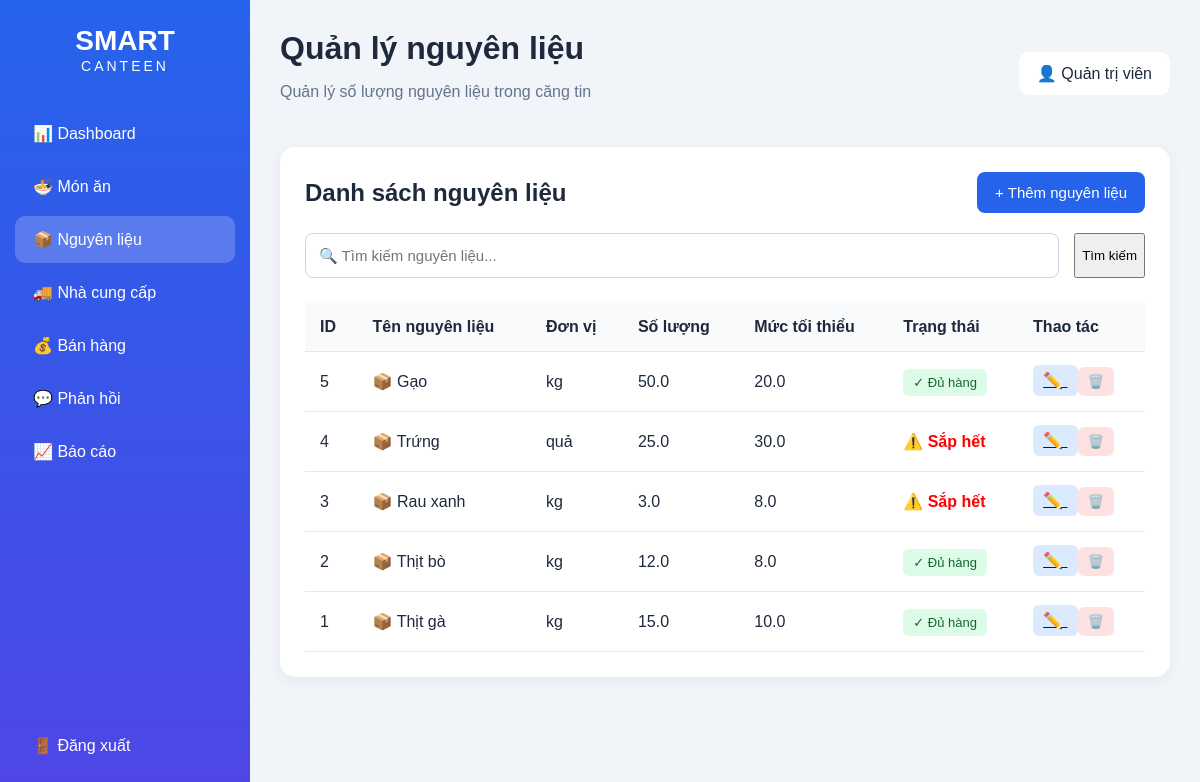
Page /ingredients (signed in) on the committed database.
### tables this page shows
CREATE TABLE ingredients (
            id INTEGER PRIMARY KEY AUTOINCREMENT,
            name TEXT NOT NULL,
            unit TEXT NOT NULL,
            quantity REAL DEFAULT 0,
            min_quantity REAL DEFAULT 0
        );

### app.py (the view)
@app.route("/ingredients")
@login_required
def ingredients():
    keyword = request.args.get("keyword", "").strip()
    conn = get_db()
    if keyword:
        ingredients = conn.execute("""
            SELECT * FROM ingredients
            WHERE name LIKE ? OR unit LIKE ?
            ORDER BY id DESC
        """, (f"%{keyword}%", f"%{keyword}%")).fetchall()
    else:
        ingredients = conn.execute("""
            SELECT * FROM ingredients
            ORDER BY id DESC
        """).fetchall()
    conn.close()
    return render_template(
        "ingredients.html",
        ingredients=ingredients,
        keyword=keyword,
        role=session.get("role")
    )

### app.py (called while the page is built)
def get_db():
    conn = sqlite3.connect(DATABASE)
    conn.row_factory = sqlite3.Row
    return conn

def login_required(f):
    @wraps(f)
    def decorated_function(*args, **kwargs):
        if "user_id" not in session:
            return redirect("/")
        return f(*args, **kwargs)
    return decorated_function

### templates/ingredients.html (shortened to what this page needs)
<!DOCTYPE html>
<html lang="vi">
<head>
    <link rel="stylesheet" href="/static/css/dashboard.css">
</head>
<body>
<div class="layout">
    <aside class="sidebar">
        <div class="logo">
            <h2>SMART</h2>
            <span>CANTEEN</span>
        </div>
        <nav>
            <a href="/dashboard">📊 Dashboard</a>
            <a href="/foods">🍜 Món ăn</a>
            <a href="/ingredients" class="active">📦 Nguyên liệu</a>
            <a href="/suppliers">🚚 Nhà cung cấp</a>
            <a href="/sales">💰 Bán hàng</a>
            <a href="/feedback">💬 Phản hồi</a>
            <a href="/reports">📈 Báo cáo</a>
        </nav>
        <div class="logout">
            <a href="/logout">🚪 Đăng xuất</a>
        </div>
    </aside>
    <main class="main">
        <header class="topbar">
            <div>
                <h1>Quản lý nguyên liệu</h1>
                <p>Quản lý số lượng nguyên liệu trong căng tin</p>
            </div>
            <div class="user">
                👤
                {% if role == "admin" %}
                    Quản trị viên
                {% else %}
                    Nhân viên
                {% endif %}
            </div>
        </header>
        <section class="panel">
            <div class="panel-header">
                <h2>Danh sách nguyên liệu</h2>
                {% if role == "admin" %}
                <button
                    class="add-btn"
                    onclick="document.getElementById('addIngredientForm').style.display='block'">
                    + Thêm nguyên liệu
                </button>
                {% endif %}
            </div>
            <form
                method="GET"
                action="/ingredients"
                class="search-box"
            >
                <input
                    type="text"
                    name="keyword"
                    placeholder="🔍 Tìm kiếm nguyên liệu..."
                    value="{{ keyword }}"
                >
                <button type="submit">
                    Tìm kiếm
                </button>
            </form>
            <table>
                <thead>
                    <tr>
                        <th>ID</th>
                        <th>Tên nguyên liệu</th>
                        <th>Đơn vị</th>
                        <th>Số lượng</th>
                        <th>Mức tối thiểu</th>
                        <th>Trạng thái</th>
                        <th>Thao tác</th>
                    </tr>
                </thead>
                <tbody>
                {% for ingredient in ingredients %}
                    <tr>
                        <td>
                            {{ ingredient["id"] }}
                        </td>
                        <td>
                            📦 {{ ingredient["name"] }}
                        </td>
                        <td>
                            {{ ingredient["unit"] }}
                        </td>
                        <td>
                            {{ ingredient["quantity"] }}
                        </td>
                        <td>
                            {{ ingredient["min_quantity"] }}
                        </td>
                        <td>
                            {% if ingredient["quantity"] <= ingredient["min_quantity"] %}
                                <span style="color:red;font-weight:bold;">
                                    ⚠️ Sắp hết
                                </span>
                            {% else %}
                                <span class="status-active">
                                    ✓ Đủ hàng
                                </span>
                            {% endif %}
                        </td>
                        <td>
                            {% if role == "admin" %}
                                <a
                                    href="/ingredients/edit/{{ ingredient['id'] }}"
                                    class="edit-btn"
                                >
                                    ✏️
                                </a>
                                <form
                                    method="POST"
                                    action="/ingredients/delete/{{ ingredient['id'] }}"
                                    style="display:inline;"
                                    onsubmit="return confirm('Bạn có chắc muốn xóa nguyên liệu này?');"
                                >
                                    <button
                                        type="submit"
                                        class="delete-btn"
                                    >
                                        🗑️
                                    </button>
                                </form>
                            {% else %}
                                <span>
                                    Chỉ xem
                                </span>
                            {% endif %}
                        </td>
                    </tr>
                {% endfor %}
                </tbody>
            </table>
        </section>
    </main>
</div>
</body>
</html>

### static/css/dashboard.css (style rules this page uses)
* { box-sizing: border-box; }
body { margin: 0; font-family: Arial, sans-serif; background: #f1f5f9; color: #1e293b; }
.layout { display: flex; min-height: 100vh; }
.sidebar { width: 250px; background: linear-gradient(180deg, #2563eb, #4f46e5); color: white; padding: 25px 15px; position: fixed; height: 100vh; }
.logo { text-align: center; margin-bottom: 35px; }
.logo h2 { margin: 0; font-size: 28px; }
.logo span { font-size: 14px; letter-spacing: 3px; }
.sidebar nav a, .logout a { display: block; color: white; text-decoration: none; padding: 14px 18px; margin: 6px 0; border-radius: 10px; font-size: 16px; }
.sidebar nav a:hover, .sidebar nav .active { background: rgba(255,255,255,0.2); }
.logout { position: absolute; bottom: 25px; left: 15px; right: 15px; }
.main { margin-left: 250px; padding: 30px; width: calc(100% - 250px); }
.topbar { display: flex; justify-content: space-between; align-items: center; margin-bottom: 30px; }
.topbar h1 { margin: 0; font-size: 32px; }
.topbar p { color: #64748b; }
.user { background: white; padding: 12px 18px; border-radius: 10px; }
.panel { background: white; padding: 25px; border-radius: 15px; box-shadow: 0 3px 15px rgba(0,0,0,0.06); }
.panel-header { display: flex; justify-content: space-between; align-items: center; margin-bottom: 20px; }
.panel-header h2 { margin: 0; }
table { width: 100%; border-collapse: collapse; }
th, td { text-align: left; padding: 15px; border-bottom: 1px solid #e2e8f0; }
th { background: #f8fafc; }
.search-box { display: flex; gap: 15px; margin-bottom: 25px; }
.search-box input { flex: 1; padding: 13px; border: 1px solid #cbd5e1; border-radius: 8px; font-size: 15px; }
.add-btn { border: none; background: #2563eb; color: white; padding: 12px 18px; border-radius: 8px; cursor: pointer; font-size: 15px; }
.edit-btn, .delete-btn { border: none; padding: 7px 10px; border-radius: 6px; cursor: pointer; }
.edit-btn { background: #dbeafe; }
.delete-btn { background: #fee2e2; }
.status-active { background: #dcfce7; color: #166534; padding: 6px 10px; border-radius: 6px; font-size: 13px; }

### rows in the picture
ingredients: id "5", name "Gạo", unit "kg", quantity "50.0", min_quantity "20.0", shows "✓ Đủ hàng"
ingredients: id "4", name "Trứng", unit "quả", quantity "25.0", min_quantity "30.0", shows "⚠️ Sắp hết"
ingredients: id "3", name "Rau xanh", unit "kg", quantity "3.0", min_quantity "8.0", shows "⚠️ Sắp hết"
ingredients: id "2", name "Thịt bò", unit "kg", quantity "12.0", min_quantity "8.0", shows "✓ Đủ hàng"
ingredients: id "1", name "Thịt gà", unit "kg", quantity "15.0", min_quantity "10.0", shows "✓ Đủ hàng"
